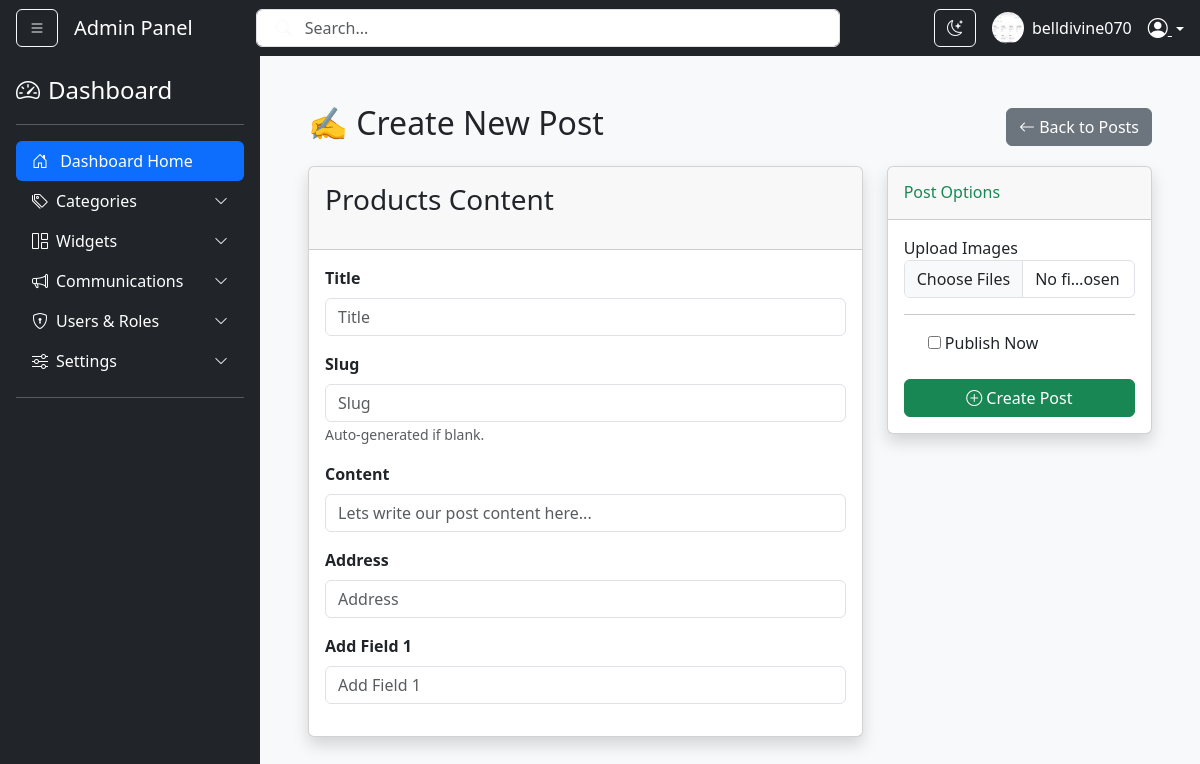
Screenshot of /bg-admin/category/products/create/ (signed in) with the database file from the repository.
### users/models.py (models this page shows, shortened)
class CustomUser(AbstractBaseUser, PermissionsMixin):
    id = models.UUIDField(primary_key=True, default=uuid.uuid4, editable=False)
    email = models.EmailField(unique=True)
    username = models.CharField(max_length=150, unique=True)
    first_name = models.CharField(max_length=30)
    last_name = models.CharField(max_length=30)
    full_name = models.CharField(max_length=60, blank=True, null=True, editable=False)
    is_subscribed = models.BooleanField(default=True, verbose_name="Wants Newsletters")
    is_active = models.BooleanField(default=True)
    is_staff = models.BooleanField(default=False)
    is_manager = models.BooleanField(default=False)
    is_online = models.BooleanField(default=False)
    department = models.ForeignKey(Department, on_delete=models.SET_NULL, null=True, blank=True)
    date_joined = models.DateTimeField(default=timezone.now)
    role = models.ForeignKey('users.Role', on_delete=models.SET_NULL, null=True, blank=True, related_name='users')
    assigned_to = models.ForeignKey('self', on_delete=models.SET_NULL, null=True, blank=True, related_name='subordinates')
    region = models.CharField(max_length=50, blank=True, null=True)
    religion = models.CharField(max_length=50, blank=True, null=True)
    tribe = models.CharField(max_length=50, blank=True, null=True)
    ip_address = models.GenericIPAddressField(blank=True, null=True)
    racial_info = models.CharField(max_length=20, choices=[('black', 'Black'), ('white', 'White'), ('other', 'Other')], blank=True, null=True)
    profile_image = models.ImageField(upload_to='profile_images/', null=True, blank=True)
    USERNAME_FIELD = 'email'
    REQUIRED_FIELDS = ['username', 'first_name', 'last_name']
    objects = CustomUserManager()
    class Meta:
        verbose_name = 'Custom User'
        verbose_name_plural = 'Custom Users'

class Category(models.Model):
    title = models.CharField(max_length=100, unique=True)
    slug = models.SlugField(max_length=100, unique=True, blank=True)
    excerpt = models.TextField(blank=True, null=True)
    media_file = models.FileField(upload_to='category_media/{category}/', blank=True, null=True)
    child_fields = models.JSONField(default=list, blank=True)
    def __str__(self): return self.title
    class Meta:
        verbose_name = "Content Type (Category)"
        verbose_name_plural = "Content Types (Categories)"

### users/views.py (the view, shortened to what this page needs)
# urls.py: path('category/<slug:category_slug>/create/', views.PostCreateView.as_view(), name='post_create'),
class PostCreateView(LoginRequiredMixin, CreateView):
    model = CategoryPost
    form_class = DynamicCategoryPostForm
    template_name = 'categories/post_create.html'
    def get_form_kwargs(self):
        kwargs = super().get_form_kwargs()
        self.category = get_object_or_404(Category, slug=self.kwargs['category_slug'])
        kwargs['category_id'] = self.category.id
        return kwargs
    def get_context_data(self, **kwargs):
        context = super().get_context_data(**kwargs)
        context['category'] = self.category # Use the cached version
        return context

### users/forms.py
class DynamicCategoryPostForm(DynamicPostFormMixin, forms.ModelForm):
    class Meta:
        model = CategoryPost
        fields = list(POST_FIELD_CHOICES.keys()) + ['category']
        exclude = ['author', 'created_at', 'updated_at']
    def __init__(self, *args, **kwargs):
        cat_id = kwargs.pop('category_id', None)
        kwargs.pop('category_instance', None) # Remove this so super() doesn't see it
        super().__init__(*args, **kwargs)
        if self.instance and self.instance.pk and hasattr(self.instance, 'category'):
            cat_id = self.instance.category.id
        self.dynamic_init_logic(cat_id, Category, 'category')
        if 'category' in self.fields:
            self.fields['category'].required = False

### users/context_processors.py (called while the page is built)
def app_settings_processor(request):
    settings_dict = {}
    try:
        variables = AppVariable.objects.all().values('var_name', 'var_value')
        for var in variables:
            settings_dict[var['var_name']] = var['var_value']
    except Exception as e:
        print(f"Error loading AppVariables: {e}")
        settings_dict = {}
    return settings_dict

### users/forms.py (called while the page is built)
def get_field_label(field_name):
    return POST_FIELD_CHOICES.get(field_name, field_name.replace('_', ' ').title())

### users/templates/categories/post_create.html (shortened to what this page needs)
{% extends "layout.html" %}
{% load static %}
{% load widget_tweaks %}
{% load category_tags %}
{% block content %}
<div class="container-fluid mt-4">
    <div class="d-flex justify-content-between align-items-center mb-3">
        <h2>✍️ Create New Post</h2>
        <a href="{% url 'post_list_by_category' category_slug=category.slug %}" class="btn btn-secondary">
            <i class="bi bi-arrow-left"></i> Back to Posts
        </a>
    </div>
    {% with EXCLUDED_FIELDS="title,slug,category,body,media_file,publish_now" %}
    <form method="post" enctype="multipart/form-data">
        <div class="row">
            <div class="col-lg-4 order-lg-2 order-1">
                <div class="card shadow mb-4">
                    <div class="card-header py-3">
                        <h6 class="m-0 font-weight-bold text-success">
                           Post Options
                        </h6>
                    </div>
                    <div class="card-body">
                        {% if form.image %}
                            <div class="mb-3">
                                <div class="form-group mb-3">
                                    <label>Upload Images</label>
                                    <input type="file" accept="image/*" name="image" multiple class="form-control">
                                </div>
                            </div>
                        {% endif %}
                        <hr>
                        {% if form.is_published %}
                            <div class="mb-3">
                                <div class="form-check"> <input type="checkbox" name="is_published" id="id_is_published"> Publish Now </div>
                            </div>
                        {% endif %}
                        <div class="d-flex gap-2 mt-4">
                            <button type="submit" class="btn btn-success flex-fill">
                                <i class="bi bi-plus-circle"></i> Create Post
                            </button>
                        </div>
                    </div>
                </div>
            </div>
            <div class="col-lg-8 order-lg-1 order-2">
                <div class="card shadow mb-4">
                    <div class="card-header py-3">
                        <h3 class="card-title mb-3">{{ category}} Content</h3>
                    </div>
                    <div class="card-body">
                        <div class="mb-3">
                            <label class="form-label fw-bold">{{ form.title.label }}</label>
                            {% render_field form.title class="form-control" placeholder="Title" %}
                        </div>
                        <div class="mb-3">
                            <label class="form-label fw-bold">{{ form.slug.label }}</label>
                            {% render_field form.slug class="form-control" placeholder="Slug" %}
                            <small class="text-muted">Auto-generated if blank.</small>
                        </div>
                        {% if form.content %}
                            <div class="mb-3">
                                <label class="form-label fw-bold">{{ form.content.label }}</label>
                                {% render_field form.content class="form-control" id="summernote" placeholder="Lets write our post content here..." %}
                            </div>
                        {% endif %}
                        {% if form.address %}
                        <div class="mb-3">
                            <label class="form-label fw-bold">{{ form.address.label }}</label>
                            {% render_field form.address class="form-control" placeholder="Address" %}
                        </div>
                        {% endif %}
                        {% if form.addfield1 %}
                        <div class="mb-3">
                            <label class="form-label fw-bold">{{ form.addfield1.label }}</label>
                            {% render_field form.addfield1 class="form-control" placeholder="Add Field 1" %}
                        </div>
                        {% endif %}
                    </div>
                </div>
            </div>
        </div>
    </form>
</div>
{% endwith %}
{% endblock content %}

### users/templates/layout.html (shortened to what this page needs)
{% load static %}
<!DOCTYPE html>
<html lang="en">
<head>
    <link rel="stylesheet" href="https://cdn.jsdelivr.net/npm/bootstrap-icons@1.13.1/font/bootstrap-icons.min.css">
    <link href="https://cdn.jsdelivr.net/npm/bootstrap@5.3.2/dist/css/bootstrap.min.css" rel="stylesheet">
    <link rel="stylesheet" href="{% static 'users/css/jquery.datetimepicker.min.css' %}">
    <link rel="stylesheet" href="{% static 'users/css/style.css' %}">
</head>
<body id="mainBody">
    <nav id="navbar" class="navbar navbar-expand-lg navbar-dark bg-dark sticky-top px-3">
        <button class="btn btn-outline-light me-3" id="sidebarToggle">
            <i class="bi bi-list"></i>
        </button>
        <a class="navbar-brand" href="#">Admin Panel</a>
        <form class="d-none d-md-flex mx-auto w-50 position-relative" role="search">
            <input class="form-control ps-5" type="search" placeholder="Search..." aria-label="Search">
            <button class="btn position-absolute top-50 start-0 translate-middle-y ms-2 border-0 bg-transparent" type="submit">
                <i class="bi bi-search text-light"></i>
            </button>
        </form>
        <div class="ms-auto d-flex align-items-center">
            <button class="btn btn-outline-light me-3 d-none d-sm-block" id="darkModeToggle" title="Toggle theme">
                <i class="bi bi-moon-stars" id="moonIcon"></i>
            </button>
            <img src="{% if user.profile_image %}{{ user.profile_image.url }}{% else %}{% static 'images/default_profile.png' %}{% endif %}" alt="Profile" class="rounded-circle me-2" width="32" height="32">
            <span class="text-white me-3 d-none d-lg-inline">{{ user.username|default:"Admin" }}</span>
            <div class="dropdown">
                <a class="text-white dropdown-toggle" data-bs-toggle="dropdown" style="cursor: pointer;">
                    <i class="bi bi-person-circle fs-5"></i>
                </a>
            </div>
        </div>
    </nav>
    <div class="d-flex">
        <div id="sidebar" class="bg-dark text-white p-3">
            <a href="/" class="d-flex align-items-center mb-3 text-white text-decoration-none">
                <i class="bi bi-speedometer2 fs-4 me-2"></i>
                <span class="fs-4">Dashboard</span>
            </a>
            <hr class="border-light">
            <ul class="nav nav-pills flex-column mb-auto">
                <li class="nav-item">
                    <a href="{% url 'index' %}" class="nav-link text-white active">
                        <i class="bi bi-house-door me-2"></i> Dashboard Home
                    </a>
                </li>
                <li>
                    <a data-bs-toggle="collapse" href="#CategoryMenu" class="nav-link text-white d-flex align-items-center">
                        <i class="bi bi-tags me-2"></i> Categories
                        <i class="bi bi-chevron-down ms-auto small"></i>
                    </a>
                </li>
                <li>
                    <a data-bs-toggle="collapse" href="#WidgetMenu" class="nav-link text-white d-flex align-items-center">
                        <i class="bi bi-grid-1x2 me-2"></i> Widgets
                        <i class="bi bi-chevron-down ms-auto small"></i>
                    </a>
                </li>
                <li>
                    <a data-bs-toggle="collapse" href="#commMenu" class="nav-link text-white d-flex align-items-center">
                        <i class="bi bi-megaphone me-2"></i> Communications
                        <i class="bi bi-chevron-down ms-auto small"></i>
                    </a>
                </li>
                <li>
                    <a data-bs-toggle="collapse" href="#usersMenu" class="nav-link text-white d-flex align-items-center">
                        <i class="bi bi-shield-lock me-2"></i> Users & Roles
                        <i class="bi bi-chevron-down ms-auto small"></i>
                    </a>
                </li>
                <li>
                    <a data-bs-toggle="collapse" href="#settingsMenu" class="nav-link text-white d-flex align-items-center">
                        <i class="bi bi-sliders me-2"></i> Settings
                        <i class="bi bi-chevron-down ms-auto small"></i>
                    </a>
                </li>
            </ul>
            <hr class="border-light">
        </div>
        <main id="content" class="flex-grow-1 content-wrapper p-3 p-md-4 bg-light">
            <div class="container-fluid">
                {% block content %}{% endblock content %}
            </div>
        </main>
    </div>
</body>
</html>

### users/static/users/css/style.css (style rules this page uses)
:root { --sidebar-width: 260px; }
body { overflow-x: hidden; background-color: #f8f9fa; transition: background 0.3s; }
#sidebar { min-width: var(--sidebar-width); max-width: var(--sidebar-width); background: #212529; transition: all 0.3s ease; min-height: 100vh; }
#sidebar { width: 260px; transition: all 0.3s ease; }

### users/templates/layout.html (style rules this page uses)
.content-wrapper { transition: all 0.3s; width: 100%; }

### rows the page displays
CustomUser: profile_image (picture), username "belldivine070"
Category: title "Products"
